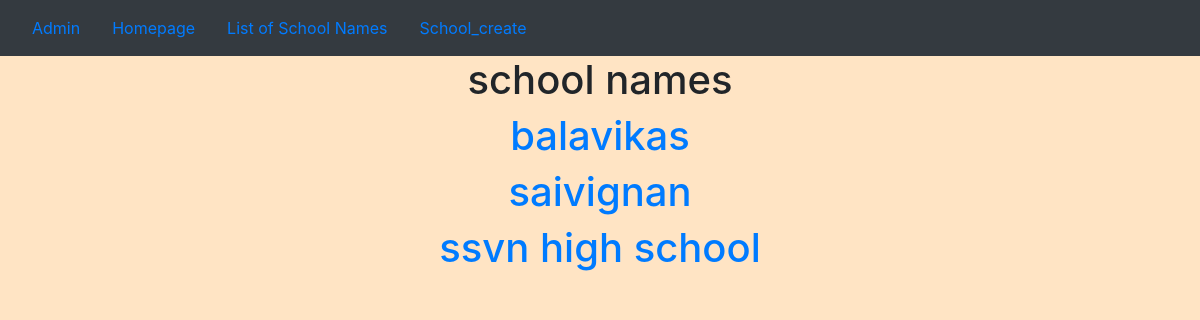
Before: /School_list/ with the older database file.
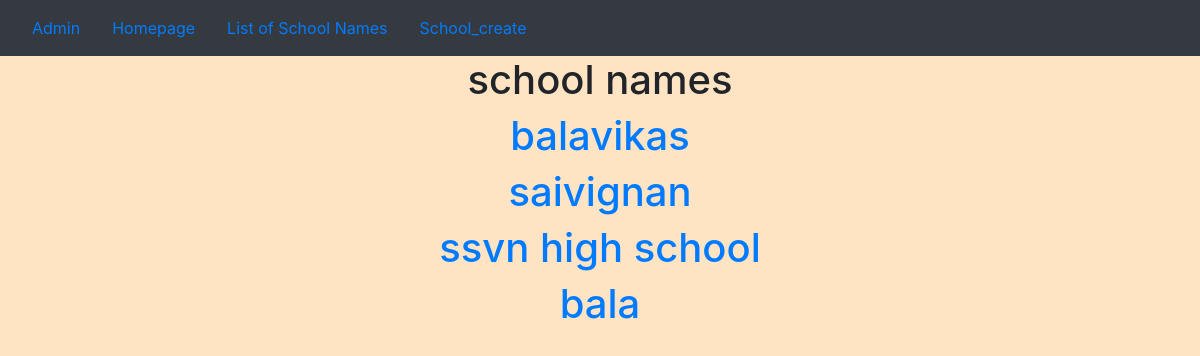
After: the same page with the newer database file.
### app/models.py (models this page shows, shortened)
class School(models.Model):
    sname=models.CharField(max_length=100)
    sprincipal=models.CharField(max_length=100)
    slocation=models.CharField(max_length=100)

### app/views.py (the view)
# urls.py: path('School_list/',School_list.as_view(),name='School_list'),
class School_list(ListView):
    model=School
    context_object_name='schools'

### templates/app/School_list.html (shortened to what this page needs)
{% extends 'app/dummy.html' %}
{% block body_block %}
        <h1>school names</h1>
        {% for school in schools %}
            <a href="{{school.pk}}"><h1>{{school.sname}}</h1></a>
        {% endfor %}
{% endblock %}

### templates/app/dummy.html (shortened to what this page needs)
<!doctype html>
<html lang="en">
  <head>
    <link rel="stylesheet" href="https://cdn.jsdelivr.net/npm/bootstrap@4.6.2/dist/css/bootstrap.min.css">
  </head>
  <body style="background-color: bisque;">
    <nav class="navbar navbar-expand-lg navbar-light bg-dark">
        <a href="{% url 'admin:index' %}" class="nav-link">Admin</a>
        <a href="{% url 'home' %}" class="nav-link">Homepage</a>
        <a href="{% url 'School_list' %}" class="nav-link">List of School Names</a>
        <a href="{% url 'School_create' %}" class="nav-link">School_create</a>
    </nav>
    <center>
    {% block body_block %}
    {% endblock %}
</center>
  </body>
</html>

Changed rows visible on the page:
added School: sname "bala"
